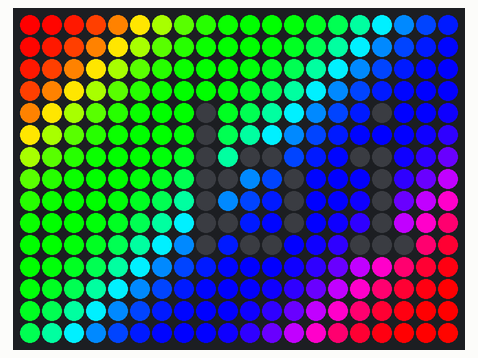
Recording of a sketch running on a simulated Arduino Uno, built with avr-gcc and run on an emulated ATmega328P. Shown: 20×15 RGB LED matrix (first LED top left, wired row by row).

Above: at 0.63 s.
At 4.76 s:
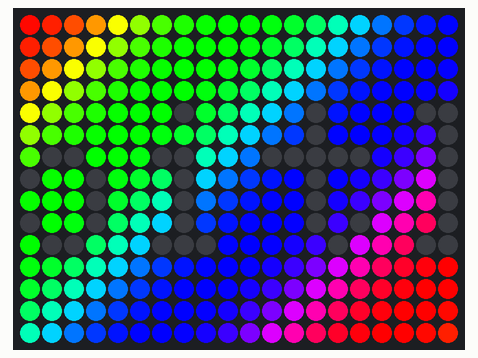
At 8.92 s:
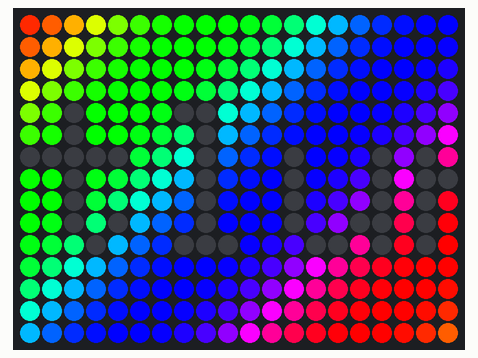
At 20.02 s:
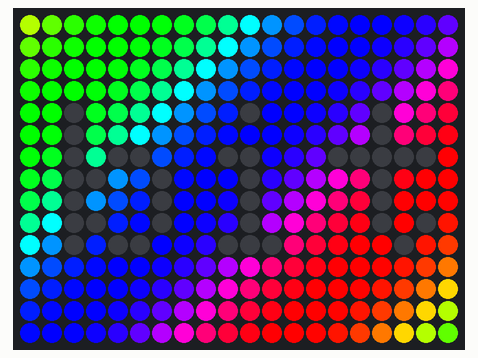
At 28.27 s:
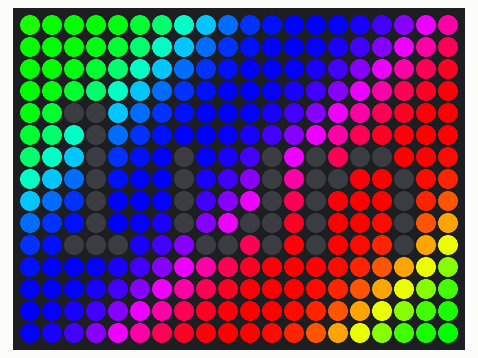
At 39.38 s:
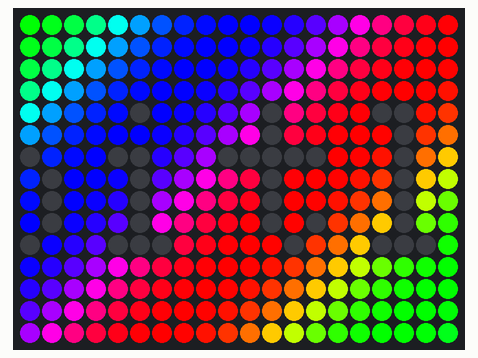

The sketch:

PingPongMatrix.ino
```cpp
// Based on Adafruit_NeoMatrix example

#include <Adafruit_GFX.h>
#include <Adafruit_NeoMatrix.h>
#include <Adafruit_NeoPixel.h>
#ifndef PSTR
 #define PSTR // Make Arduino Due happy
#endif

#define PIN 6

// MATRIX DECLARATION:
// Parameter 1 = width of NeoPixel matrix
// Parameter 2 = height of matrix
// Parameter 3 = pin number (most are valid)
// Parameter 4 = matrix layout flags, add together as needed:
//   NEO_MATRIX_TOP, NEO_MATRIX_BOTTOM, NEO_MATRIX_LEFT, NEO_MATRIX_RIGHT:
//     Position of the FIRST LED in the matrix; pick two, e.g.
//     NEO_MATRIX_TOP + NEO_MATRIX_LEFT for the top-left corner.
//   NEO_MATRIX_ROWS, NEO_MATRIX_COLUMNS: LEDs are arranged in horizontal
//     rows or in vertical columns, respectively; pick one or the other.
//   NEO_MATRIX_PROGRESSIVE, NEO_MATRIX_ZIGZAG: all rows/columns proceed
//     in the same order, or alternate lines reverse direction; pick one.
//   See example below for these values in action.
// Parameter 5 = pixel type flags, add together as needed:
//   NEO_KHZ800  800 KHz bitstream (most NeoPixel products w/WS2812 LEDs)
//   NEO_KHZ400  400 KHz (classic 'v1' (not v2) FLORA pixels, WS2811 drivers)
//   NEO_GRB     Pixels are wired for GRB bitstream (most NeoPixel products)
//   NEO_RGB     Pixels are wired for RGB bitstream (v1 FLORA pixels, not v2)


// Example for NeoPixel Shield.  In this application we'd like to use it
// as a 5x8 tall matrix, with the USB port positioned at the top of the
// Arduino.  When held that way, the first pixel is at the top right, and
// lines are arranged in columns, progressive order.  The shield uses
// 800 KHz (v2) pixels that expect GRB color data.
Adafruit_NeoMatrix matrix = Adafruit_NeoMatrix(20, 15, PIN,
  NEO_MATRIX_TOP     + NEO_MATRIX_LEFT +
  NEO_MATRIX_ROWS + NEO_MATRIX_ZIGZAG,
  NEO_GRB            + NEO_KHZ800);

void setup() {
  matrix.begin();
  matrix.setTextWrap(false);
  matrix.setBrightness(255);
}

int x    = matrix.width();
int pass = 0;

void loop() {
  static int i = 0;
  i++;
  //matrix.fillScreen(0);
  for(int y = 0; y < 15; y++)
    for(int x = 0; x < 20; x++)
      if(y & 1)
        matrix.setPixelColor(19 - x + y * 20, matrix.gamma32(matrix.ColorHSV((x + y) * 256 * 8 + i * 128 * 2)));
      else
        matrix.setPixelColor(x + y * 20, matrix.gamma32(matrix.ColorHSV((x + y) * 256 * 8+ i * 128 * 2)));

  matrix.setTextColor(matrix.Color(0, 0, 0));
  matrix.setCursor(-((millis() / 30) & 127) + 20, 4);
  matrix.print(F("bitluni's lab"));
  matrix.show();
}
```

Measured:
- what the display in image 0 shows lasts 0.4 s, from 0.4 s to 0.8 s
